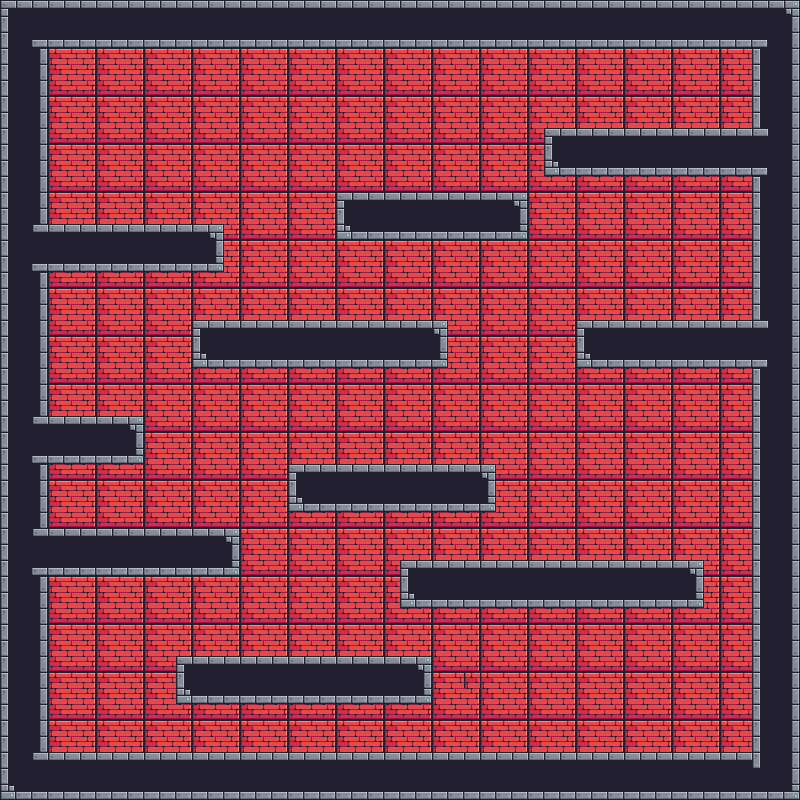

Rendered tile map (Tiled .tmx) drawn with the repository's tilesets; below, a short description and the map source with its tile grids summarised:
An orthogonal 50x50 tile map with 16x16 px tiles, 2 tile layers (platform, background).

<map version="1.4" tiledversion="1.4.3" orientation="orthogonal" renderorder="right-down" width="50" height="50" tilewidth="16" tileheight="16" infinite="0" nextlayerid="5" nextobjectid="1">
 <editorsettings>
  <export target="myTest..json" format="json" />
 </editorsettings>
 <tileset firstgid="1" name="terrain-tilemap" tilewidth="16" tileheight="16" tilecount="242" columns="22">
  <image source="terrain-tilemap.png" width="352" height="176" />
  <terraintypes>
   <terrain name="New Terrain" tile="1" />
  </terraintypes>
  <tile id="0" terrain=",,,0" />
  <tile id="1" terrain=",,0,0" />
  <tile id="2" terrain=",,0," />
  <tile id="22" terrain=",0,,0" />
  <tile id="23" terrain="0,0,0,0" />
  <tile id="24" terrain="0,,0," />
  <tile id="44" terrain=",0,," />
  <tile id="45" terrain="0,0,," />
  <tile id="46" terrain="0,,," />
 </tileset>
 <layer id="3" name="platform" width="50" height="50">
  <data>[2500 cells, 2500 non-empty, 18 distinct tile ids]</data>
 </layer>
 <layer id="4" name="background" width="50" height="50">
  <data>[2500 cells, 0 non-empty, 0 distinct tile ids]</data>
 </layer>
</map>
